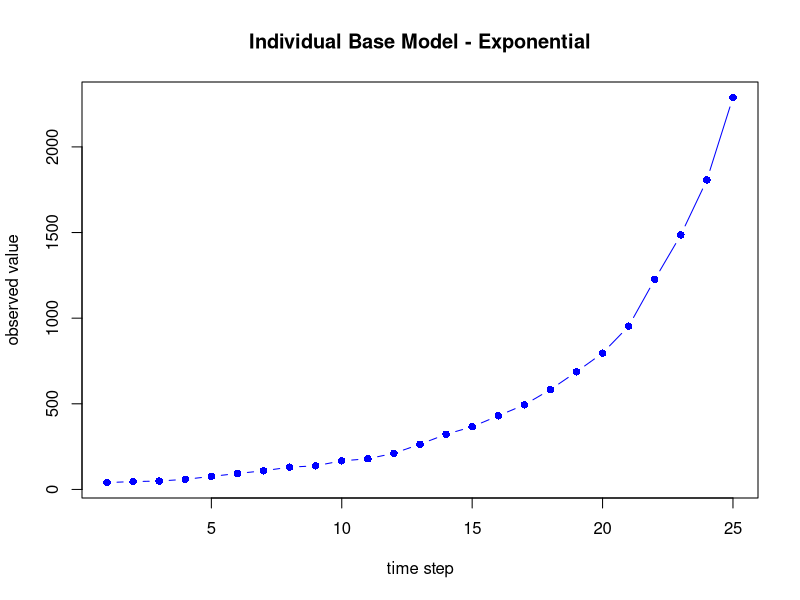

Here is the R script that generated this plot:
## ---- chunk 1
knitr::opts_chunk$set(echo = TRUE)
## ---- chunk 2
# parameters and state variables
T_exp <- 25  # defines the total number of time steps of the simulation
i <- 2 #indexing variable that ensures the starting populatin size is retained in the vector of populatin sizes
n0_exp <- 40 #Starting population size (state variable)
birth.average <- 1.01 # average number of new offspring from an individual in a population in the next time step
prob.death <- 0.8 # probability an individual dies before the next time step

#random variables
set.seed(124)
birth <- function(t){sum(rpois(t, lambda = birth.average))}
death <- function(t){rbinom(1, size = t, prob = prob.death)}

#Single run of an IBM with random birth and death.  Note, IF/ELSE statement is used to ensure populations that go to zero stay at extinct
ibm_exp = rep(n0_exp, T_exp) # vector to store observations
while(i <= T_exp){
if (ibm_exp[i - 1] > 0) {
  ibm_exp[i] <- ibm_exp[i - 1] + birth(ibm_exp[i - 1]) - death(ibm_exp[i - 1])
  i <- i + 1
} else {
  ibm_exp[i] <- 0
  i <-  i+1
}}

#always plot your data
plot(ibm_exp, type = "b", main="Individual Base Model - Exponential", 
     xlab="time step", ylab="observed value", pch=16, col="blue") #Simple plot of the observed values over the time steps
